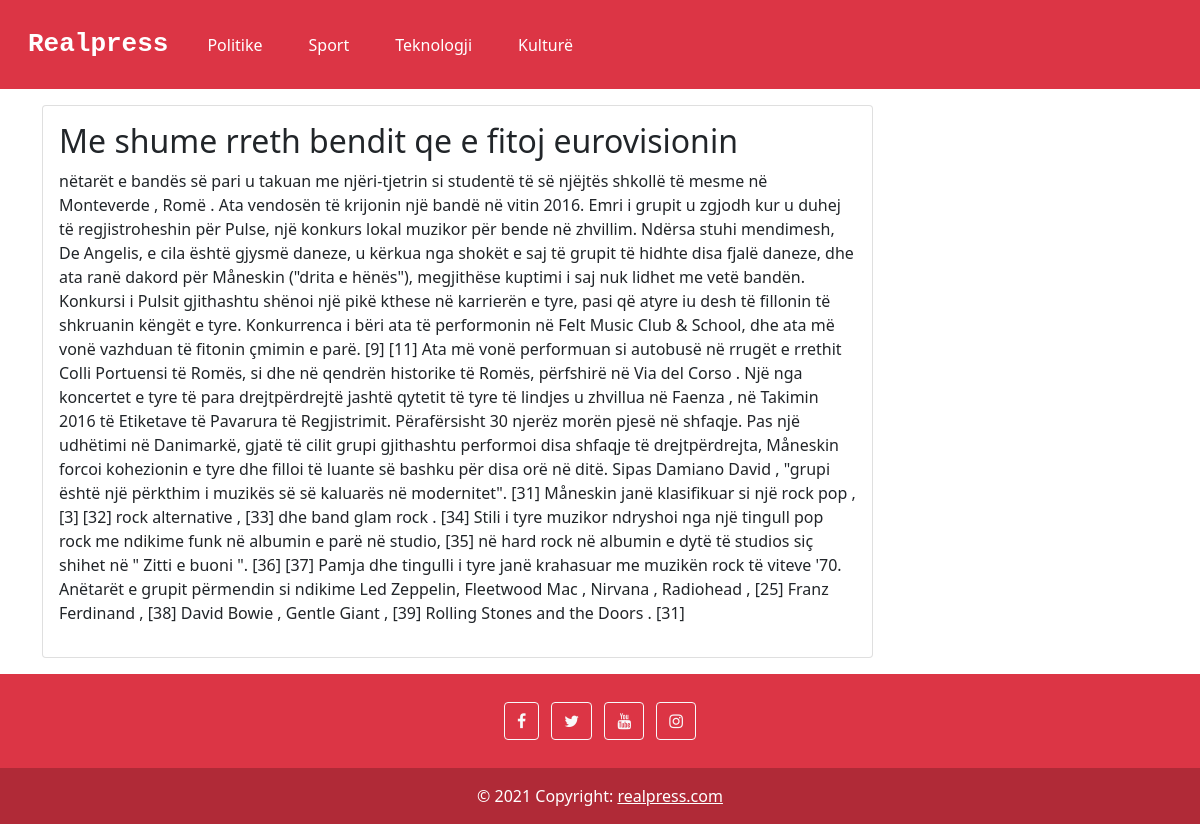
Page /single.php?id=24 on the committed database.
### tables this page shows
CREATE TABLE `kategorite` (
  `id` int(11) NOT NULL,
  `emri_kategorise` varchar(255) NOT NULL
);

CREATE TABLE `lajmet` (
  `lajmetID` int(11) NOT NULL,
  `titulli` varchar(255) NOT NULL,
  `permbajtja` text NOT NULL,
  `imazhi` text NOT NULL,
  `kategoria` int(11) NOT NULL
);

### single.php (the view, shortened to what this page needs)
<?php include "./header.php";?>
<div class="container">
        <?php
     if(isset($_GET['id']) && $_GET['id'] !== NULL && $_GET['id'] !==''){
         $sql = "SELECT * FROM lajmet WHERE lajmetID = ?";
         if($stmt = mysqli_prepare($connect,$sql)){
             mysqli_stmt_bind_param($stmt,"i",$param_id);
            if(mysqli_stmt_execute($stmt)){
                $result = mysqli_stmt_get_result($stmt);
                while($row = mysqli_fetch_array($result, MYSQLI_ASSOC)){
                 $newsTitle = $row['titulli'];
                 $newsContent = $row['permbajtja'];
                }
            }
         }
     }
    ?>
   <div class="row">
        <div class="col-sm-9 mt-3 ">
            <div class="card">
                <div class="card-body">
                    <h2><?php if(isset($newsTitle)){ echo $newsTitle; } ;?></h2>
                    <p><?php if(isset($newsContent)){ echo $newsContent; } ?></p>
                </div>
            </div>
        </div>
    </div>
</div>
<?php include "./footer.php";?>

### header.php (shortened to what this page needs)
<?php include "./admin/connection.php";?>
<!DOCTYPE html>
<html lang="en">
<head>
    <link href="https://cdn.jsdelivr.net/npm/bootstrap@5.0.1/dist/css/bootstrap.min.css" rel="stylesheet">
    <link rel="stylesheet" href="https://cdnjs.cloudflare.com/ajax/libs/font-awesome/4.7.0/css/font-awesome.min.css">
    <link rel="stylesheet" href="css/style.css">
</head>
<body>
<nav class="navbar navbar-expand-lg navbar-light bg-danger">
    <div class="container-fluid">
      <a id="emri" class="navbar-brand m-3 h1 text-white" href="./index.php">Realpress</a>
      <div class="collapse navbar-collapse" id="navbarSupportedContent">
        <ul id="nav" class="navbar-nav me-auto mb-2 mb-lg-0">
          <?php
                    $sql = "SELECT * FROM kategorite";
                    if($stmt = mysqli_prepare($connect, $sql)){
                    if(mysqli_stmt_execute($stmt)){
                    $result = mysqli_stmt_get_result($stmt);
                    while($row = mysqli_fetch_array($result,MYSQLI_ASSOC)){
                        $id = $row['id'];
                        $emri_kategorise = $row['emri_kategorise'];
                        echo "<li class='nav-item'>";
                        echo "<a id='kateogri' href='./category.php?id=${id}' class='nav-link text-white'>" . $emri_kategorise . "</a>";
                        echo "</li>";
                    }
                }
               }
            ?>
        </ul>
      </div>
    </div>
  </nav>

### css/style.css (style rules this page uses)
#emri { font-family:monospace; font-size: xx-large; font-weight: bold; }
#kateogri { font-weight: 500; margin: 15px; }

### rows in the picture
kategorite: emri_kategorise "Politike"
kategorite: emri_kategorise "Sport"
kategorite: emri_kategorise "Teknologji"
kategorite: emri_kategorise "Kulturë"
lajmet: titulli "Me shume rreth bendit qe e fitoj eurovisionin", permbajtja "nëtarët e bandës së pari u takuan me njëri-tjetrin si studentë të së njëjtës shkollë të mesme në Monteverde , Romë . Ata vendosën të krijonin një bandë në vitin 2016. Emri i grupit u zgjodh kur u duhej të regjistroheshin për Pulse, një konkurs lokal muzikor për bende në zhvillim. Ndërsa stuhi mendimesh, De Angelis, e cila është gjysmë daneze, u kërkua nga shokët e saj të grupit të hidhte disa fjalë daneze, dhe ata ranë dakord për Måneskin (\"drita e hënës\"), megjithëse kuptimi i saj nuk lidhet me vetë bandën. Konkursi i Pulsit gjithashtu shënoi një pikë kthese në karrierën e tyre, pasi që atyre iu desh të fillonin të shkruanin këngët e tyre. Konkurrenca i bëri ata të performonin në Felt…"
